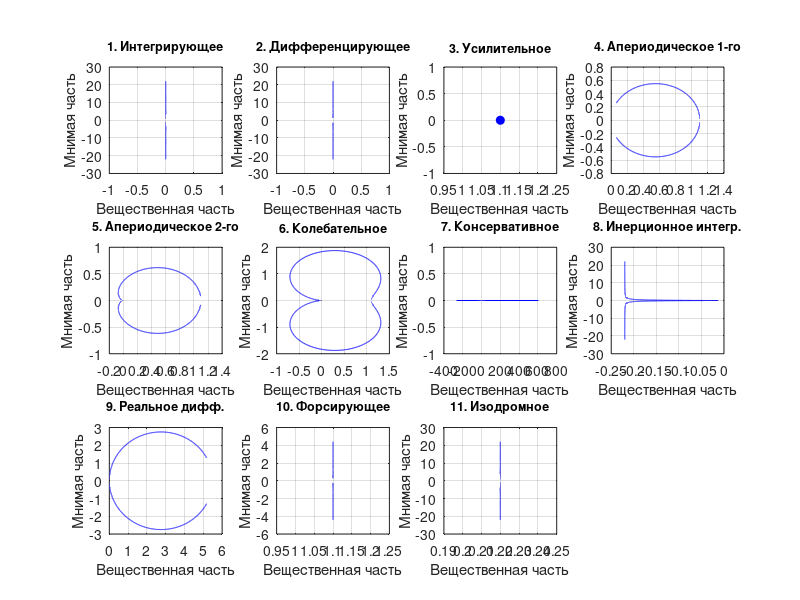

MATLAB code to generate this figure: (Note: this script raises an error after producing the figure.)
clc;
clear;
close all;

s = tf('s');

K0 = 1.1;
T0 = 0.2;
T1_0 = 0.3;
T2_0 = 0.5;
T1_ap = 1.5;

omega = logspace(-2, 2, 2000);
omegaN = logspace(log10(0.05), log10(20), 4000);

names = {
    'Интегрирующее';
    'Дифференцирующее';
    'Усилительное';
    'Апериодическое 1-го';
    'Апериодическое 2-го';
    'Колебательное';
    'Консервативное';
    'Инерционное интегр.';
    'Реальное дифф.';
    'Форсирующее';
    'Изодромное'};

W = cell(1, 11);
W{1}  = K0/s;
W{2}  = K0*s;
W{3}  = tf(K0);
W{4}  = K0/(T0*s + 1);
W{5}  = K0/(T2_0^2*s^2 + T1_ap*s + 1);
W{6}  = K0/(T2_0^2*s^2 + T1_0*s + 1);
W{7}  = K0/(T0*s^2 + 1); 
W{8}  = K0/(s*(T0*s + 1));
W{9}  = K0*s/(T0*s + 1);
W{10} = K0*(T0*s + 1);
W{11} = K0*(T0*s + 1)/s;

figure('Name', 'АФЧХ всех звеньев', 'Position', [50 50 1450 850]);
for n = 1:length(W)
    [re, im] = nyquist(W{n}, omegaN);
    re = squeeze(re);
    im = squeeze(im);
    if n == 1 || n == 2
        re(:) = 0; 
    elseif n == 7
        re = K0./(1 - T0*omegaN(:).^2);
        im = zeros(size(re));
        j = find(omegaN > 1/sqrt(T0), 1, 'first');
        re(j) = NaN; 
    elseif n == 10
        re(:) = K0;
    elseif n == 11
        re(:) = K0*T0;  
        im = -K0./omegaN(:);
    end
    subplot(3, 4, n);
    if n == 3
        plot(K0, 0, 'bo', 'MarkerFaceColor', 'b');
    else
        plot(re, im, 'b', re, -im, 'b');
    end
    grid on;
    xlabel('Вещественная часть');
    ylabel('Мнимая часть');
    title(sprintf('%d. %s', n, names{n}), 'FontSize', 9);
end
sgtitle('АФЧХ типовых динамических звеньев');

figure('Name', 'ЛАЧХ всех звеньев', 'Position', [70 70 1450 850]);
for n = 1:length(W)
    [mag, ~] = bode(W{n}, omega);
    subplot(3, 4, n);
    semilogx(omega, 20*log10(squeeze(mag)), 'b');
    grid on;
    xlabel('Частота, рад/с');
    ylabel('Уровень, дБ');
    title(sprintf('%d. %s', n, names{n}), 'FontSize', 9);
end
sgtitle('ЛАЧХ типовых динамических звеньев');

figure('Name', 'ЛФЧХ всех звеньев', 'Position', [90 90 1450 850]);
for n = 1:length(W)
    [~, phase] = bode(W{n}, omega);
    subplot(3, 4, n);
    semilogx(omega, squeeze(phase), 'm');
    grid on;
    xlabel('Частота, рад/с');
    ylabel('Фазовый сдвиг, град');
    title(sprintf('%d. %s', n, names{n}), 'FontSize', 9);
end
sgtitle('ЛФЧХ типовых динамических звеньев');

K_values = [0.5 K0 2 3 5];
labelsK = cell(1, length(K_values));
for i = 1:length(K_values)
    labelsK{i} = sprintf('Коэффициент усиления = %.2f', K_values(i));
end

figure('Name', 'Влияние коэффициента усиления на ЛАЧХ', 'Position', [110 110 1450 850]);
for n = 1:length(W)
    WK = cell(1, length(K_values));
    subplot(3, 4, n);
    hold on;
    for i = 1:length(K_values)
        WK{i} = (K_values(i)/K0)*W{n};
        [mag, ~] = bode(WK{i}, omega);
        semilogx(omega, 20*log10(squeeze(mag)));
    end
    hold off;
    set(gca, 'XScale', 'log');
    grid on;
    xlabel('Частота, рад/с');
    ylabel('Уровень, дБ');
    title(sprintf('%d. %s', n, names{n}), 'FontSize', 9);
end
subplot(3, 4, 12);
hold on;
for i = 1:length(K_values)
    plot(nan, nan);
end
axis off;
legend(labelsK, 'Location', 'northwest');
sgtitle('Влияние коэффициента усиления на ЛАЧХ');

figure('Name', 'Влияние коэффициента усиления на ЛФЧХ', 'Position', [130 130 1450 850]);
for n = 1:length(W)
    subplot(3, 4, n);
    hold on;
    for i = 1:length(K_values)
        WK{i} = (K_values(i)/K0)*W{n};
        [~, phase] = bode(WK{i}, omega);
        semilogx(omega, squeeze(phase));
    end
    hold off;
    set(gca, 'XScale', 'log');
    grid on;
    xlabel('Частота, рад/с');
    ylabel('Фазовый сдвиг, град');
    title(sprintf('%d. %s', n, names{n}), 'FontSize', 9);
end
subplot(3, 4, 12);
hold on;
for i = 1:length(K_values)
    plot(nan, nan);
end
axis off;
legend(labelsK, 'Location', 'northwest');
sgtitle('Влияние коэффициента усиления на ЛФЧХ');

T_factors = [0.5 1 2 3 5];
T_values = T0*T_factors;
WT = cell(length(W), length(T_factors));
labelsT = cell(1, length(T_factors));

for i = 1:length(T_factors)
    a = T_factors(i);
    T = a*T0;
    T1 = a*T1_0;
    T2 = a*T2_0;
    T1a = a*T1_ap;
    WT{1, i}  = K0/s;
    WT{2, i}  = K0*s;
    WT{3, i}  = tf(K0);
    WT{4, i}  = K0/(T*s + 1);
    WT{5, i}  = K0/(T2^2*s^2 + T1a*s + 1);
    WT{6, i}  = K0/(T2^2*s^2 + T1*s + 1);
    WT{7, i}  = K0/(T*s^2 + 1);
    WT{8, i}  = K0/(s*(T*s + 1));
    WT{9, i}  = K0*s/(T*s + 1);
    WT{10, i} = K0*(T*s + 1);
    WT{11, i} = K0*(T*s + 1)/s;
    labelsT{i} = sprintf('Масштаб времени = %.1f', a);
end

figure('Name', 'Влияние постоянных времени на ЛАЧХ', 'Position', [150 150 1450 850]);
for n = 1:length(W)
    subplot(3, 4, n);
    hold on;
    for i = 1:length(T_factors)
        [mag, ~] = bode(WT{n, i}, omega);
        semilogx(omega, 20*log10(squeeze(mag)));
    end
    hold off;
    set(gca, 'XScale', 'log');
    grid on;
    xlabel('Частота, рад/с');
    ylabel('Уровень, дБ');
    title(sprintf('%d. %s', n, names{n}), 'FontSize', 9);
end
subplot(3, 4, 12);
hold on;
for i = 1:length(T_factors)
    plot(nan, nan);
end
axis off;
legend(labelsT, 'Location', 'northwest');
sgtitle('Влияние постоянных времени на ЛАЧХ');

figure('Name', 'Влияние постоянных времени на ЛФЧХ', 'Position', [170 170 1450 850]);
for n = 1:length(W)
    subplot(3, 4, n);
    hold on;
    for i = 1:length(T_factors)
        [~, phase] = bode(WT{n, i}, omega);
        semilogx(omega, squeeze(phase));
    end
    hold off;
    set(gca, 'XScale', 'log');
    grid on;
    xlabel('Частота, рад/с');
    ylabel('Фазовый сдвиг, град');
    title(sprintf('%d. %s', n, names{n}), 'FontSize', 9);
end
subplot(3, 4, 12);
hold on;
for i = 1:length(T_factors)
    plot(nan, nan);
end
axis off;
legend(labelsT, 'Location', 'northwest');
sgtitle('Влияние постоянных времени на ЛФЧХ');

figure('Name', 'Влияние параметров на АФЧХ апериодического звена', ...
    'Position', [180 180 1200 500]);
subplot(1, 2, 1);
hold on;
for i = 1:length(K_values)
    WK_ap = K_values(i)/(T0*s + 1);
    [re, im] = nyquist(WK_ap, omegaN);
    h = plot(squeeze(re), squeeze(im));
    plot(squeeze(re), -squeeze(im), 'Color', h.Color, ...
        'HandleVisibility', 'off');
end
hold off;
grid on;
xlabel('Вещественная часть'); ylabel('Мнимая часть');
title('Изменение коэффициента усиления');
legend(labelsK, 'Location', 'best');

subplot(1, 2, 2);
hold on;
for i = 1:length(T_values)
    WT_ap = K0/(T_values(i)*s + 1);
    [re, im] = nyquist(WT_ap, omegaN);
    h = plot(squeeze(re), squeeze(im));
    plot(squeeze(re), -squeeze(im), 'Color', h.Color, ...
        'HandleVisibility', 'off');
end
hold off;
grid on;
xlabel('Вещественная часть'); ylabel('Мнимая часть');
title('Изменение постоянной времени');
legend(labelsT, 'Location', 'best');
sgtitle('Сравнение АФЧХ апериодического звена 1-го порядка');

T1_ap_values = [1.0 T1_ap 2.0];
T2_ap_values = [0.3 0.4 T2_0];
T1_osc_values = [0.2 T1_0 0.5];
T2_osc_values = [0.4 T2_0 0.6];

for n = [5 6]
    if n == 5
        values1 = T1_ap_values;
        values2 = T2_ap_values;
        T1_base = T1_ap;
    else
        values1 = T1_osc_values;
        values2 = T2_osc_values;
        T1_base = T1_0;
    end

    W1 = cell(1, length(values1));
    W2 = cell(1, length(values2));
    labels1 = cell(1, length(values1));
    labels2 = cell(1, length(values2));
    for i = 1:length(values1)
        W1{i} = K0/(T2_0^2*s^2 + values1(i)*s + 1);
        W2{i} = K0/(values2(i)^2*s^2 + T1_base*s + 1);
        labels1{i} = sprintf('Первая постоянная = %.2f с', values1(i));
        labels2{i} = sprintf('Вторая постоянная = %.2f с', values2(i));
    end

    figure('Name', ['Влияние постоянных времени: ' names{n}], ...
        'Position', [190 190 1200 800]);
    for i = 1:length(values1)
        [mag, phase] = bode(W1{i}, omega);
        subplot(2, 2, 1);
        hold on;
        semilogx(omega, 20*log10(squeeze(mag)));
        subplot(2, 2, 2);
        hold on;
        semilogx(omega, squeeze(phase));
    end
    for i = 1:length(values2)
        [mag, phase] = bode(W2{i}, omega);
        subplot(2, 2, 3);
        hold on;
        semilogx(omega, 20*log10(squeeze(mag)));
        subplot(2, 2, 4);
        hold on;
        semilogx(omega, squeeze(phase));
    end
    for k = 1:4
        subplot(2, 2, k);
        hold off;
        set(gca, 'XScale', 'log');
        grid on;
        xlabel('Частота, рад/с');
        if k == 1 || k == 3
            ylabel('Уровень, дБ');
        else
            ylabel('Фазовый сдвиг, град');
        end
        if k <= 2
            legend(labels1, 'Location', 'best');
        else
            legend(labels2, 'Location', 'best');
        end
    end
    subplot(2, 2, 1); title('Первая постоянная времени: ЛАЧХ');
    subplot(2, 2, 2); title('Первая постоянная времени: ЛФЧХ');
    subplot(2, 2, 3); title('Вторая постоянная времени: ЛАЧХ');
    subplot(2, 2, 4); title('Вторая постоянная времени: ЛФЧХ');
    sgtitle(['Звено № ' num2str(n) ': ' names{n}]);
end
